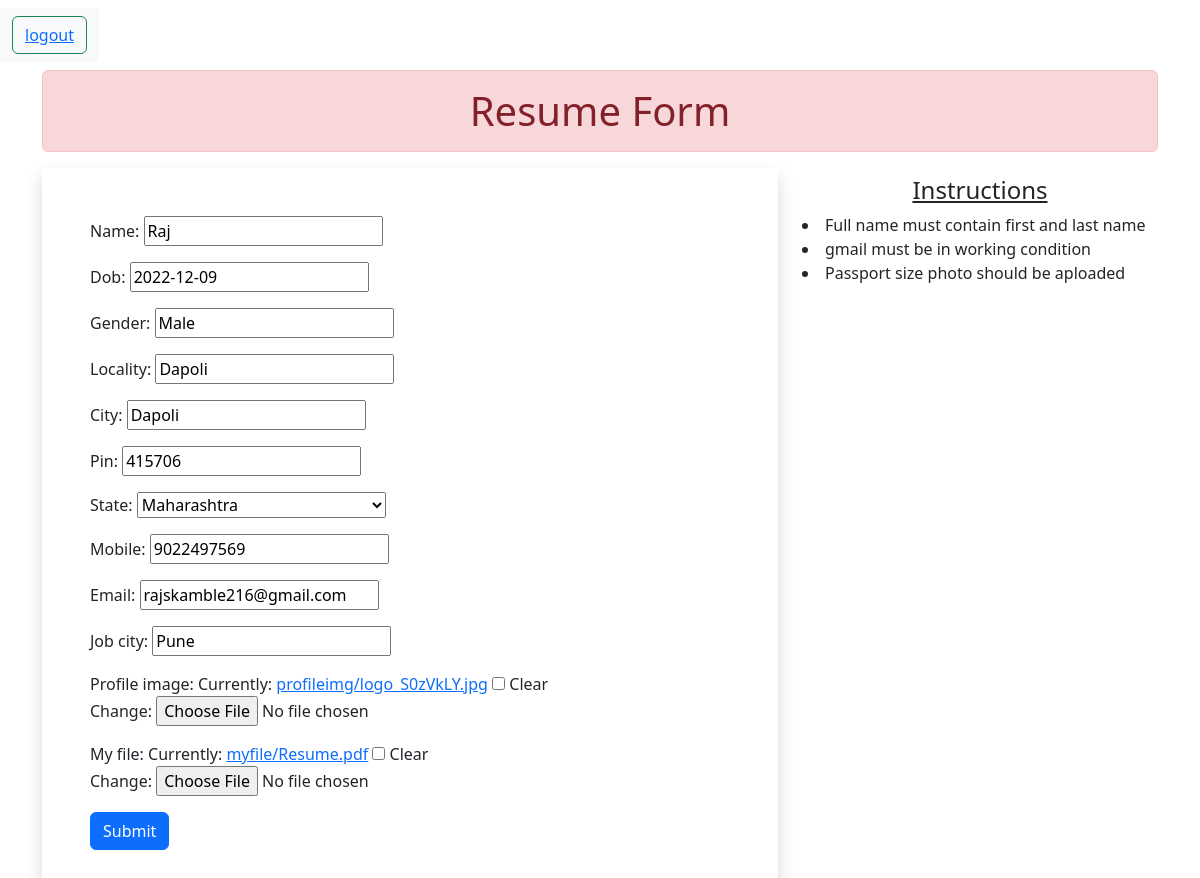
/update/5/ (signed in), run on the app's committed database.
### myapp/models.py (models this page shows, shortened)
class Resume(models.Model):
    name = models.CharField(max_length=50)
    dob = models.DateField()
    gender = models.CharField(max_length=50)
    locality = models.CharField(max_length=50)
    city = models.CharField(max_length=50)
    pin = models.PositiveIntegerField()
    state = models.CharField(choices=STATE_CHOICE, max_length=50)
    mobile = models.PositiveIntegerField()
    email = models.EmailField(blank=True)
    job_city = models.CharField(max_length=50)
    profile_image = models.ImageField(upload_to="profileimg", blank=True)
    my_file = models.FileField(upload_to="myfile", blank=True)

### myapp/views.py (the view)
# urls.py: path('update/<int:pk>/', login_required(views.ResumeUpdateView.as_view()), name='update_form'),
class ResumeUpdateView(UpdateView):
    model = Resume
    fields = ['name','dob','gender','locality','city','pin','state','mobile','email','job_city','profile_image','my_file']

### myapp/templates/myapp/resume_form.html (shortened to what this page needs)
{% extends 'myapp/base.html' %}
{% load static %}
{% block content %}
    <div class="container mb-5">
        <h1 class="alert alert-danger text-center p-3">Resume Form</h1>
        <div class="row">
            <div class="col-sm-8">
                <form action="" method="post" enctype="multipart/form-data" class="shadow p-5">
                {% for fm in form %}
                <div class="form-group mb-3">
                {{fm.label_tag}} {{fm}} <small class="text-danger">{{fm.errors|striptags}}</small>
                </div>
                {% endfor %}
                <input type="submit" value="Submit" class="btn btn-primary">
                </form>
            </div>
            <div class="col-sm-4">
                <h4 class="text-center mt-2 mb-2"><u>Instructions</u></h4>
                <li>Full name must contain first and last name</li>
                <li>gmail must be in working condition</li>
                <li>Passport size photo should be aploaded</li>
            </div>
        </div>
    </div>
{% endblock content %}

### data on the page
Resume: form "Raj" "2022-12-09" "Male" "Dapoli" "Dapoli" "415706" "Maharashtra" "9022497569" "rajskamble216@gmail.com" "Pune"

### other printed values
{{ fm.label_tag }} "Name:" "Dob:" "Gender:" "Locality:" "City:" "Pin:" "State:" "Mobile:" "Email:" "Job city:" "Profile image:" "My file:"
